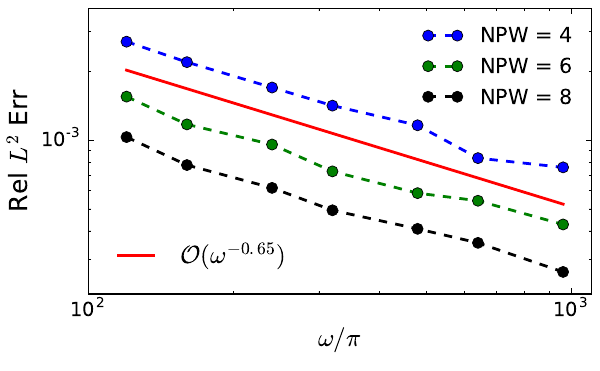

Source code (Python):
import numpy as np
import math

omega = np.array([376.991118430775,
502.654824574367,
753.982236861550,
1005.30964914873,
1507.96447372310,
2010.61929829747,
3015.92894744620])

omega = omega/np.pi

err_NPW_4 = np.array([0.00270157770281540,
0.00219734201275802,
0.00170110076048316,
0.00141722055515402,
0.00116206600585611,
0.000834283365116496,
0.000760021129535664])


err_NPW_6 = np.array([ 0.00155179897461391,
0.00117260261040538,
0.000956857981728328,
0.000729819228791556,
0.000586008771195049,
0.000542605986265505,
0.000427214395423089])


err_NPW_8 = np.array([ 0.00103175668543789,
0.000777913307163148,
0.000617847788595371,
0.000492830804433761,
0.000408654829864075,
0.000354809212835210,
0.000264580813005265])



import matplotlib.pyplot as plt

golden = 1.61803398875
width = 6
height = width/golden



fig = plt.figure(figsize=(width, height))


p1, = plt.loglog(omega[:len(err_NPW_4)], err_NPW_4, label=r'NPW = 4',
        	color='b', linewidth=2, linestyle='--', marker='o', markersize=8.0, zorder=2)

p2, = plt.loglog(omega[:len(err_NPW_6)], err_NPW_6, label=r'NPW = 6', 
			color='g', linewidth=2, linestyle= '--', marker='o', markersize=8.0, zorder=2) 

p3, = plt.loglog(omega[:len(err_NPW_8)], err_NPW_8, label=r'NPW = 8', 
			color='k', linewidth=2, linestyle= '--', marker='o', markersize=8.0, zorder=2)

p4, = plt.loglog(omega[:len(err_NPW_4)], 0.75*err_NPW_4[0]/((omega[:len(err_NPW_4)]/(omega[0]))**0.65), 
	label=r'$\mathcal{O}(\omega^{-0.65})$', color='r', linewidth=2, linestyle= 'solid', markersize=8.0, zorder=2)

# p1, = plt.loglog(omega, err_NPW_4, label=r'$\Vert u_{\mathbf{d}_{ex}} - u_{ex}\Vert_{L^2(\Omega)}$',
#            color='g', linewidth=2, linestyle='--', marker='o', markersize=8.0, zorder=2)

# p2, = plt.loglog(omega, err_NPW_6, label=r'$\mathcal{O}(\omega^{-1})$', color='r', linewidth=2, 
# linestyle= '--', markersize=8.0, zorder=2)  # linestyle= 'solid'

# plt.loglog(N_x**2, N_x**2 / 4.0e4, label=r' ', color='white', linewidth=0.0)
first_legend = plt.legend(handles=[p1, p2, p3], loc=1, ncol=1, frameon=False, fontsize=15)
ax = plt.gca().add_artist(first_legend)
plt.legend(handles=[p4], loc=3, ncol=3, frameon=False, fontsize=18)

# plt.legend(loc=0, ncol=1, frameon=False, fontsize=26)

# plt.title('Exact Ray-FEM',fontsize=20)

plt.xlabel(r'$\omega/\pi$', fontsize=18)
plt.ylabel(r'Rel $L^2$ Err', fontsize=18)

plt.gca().tick_params(labelsize=14)

plt.autoscale(True, 'both', True)
# plt.xlim(0.9*omega[0], 1.1*omega[len(err_NPW_4)-1])
plt.xlim(100, 1100)
plt.ylim(0.8*err_NPW_8[-1], 1.4*err_NPW_4[0])
plt.tight_layout(pad=0.5)

fig.savefig('ex1_NumRay_ConvRate.pdf')
plt.show()

plt.close('all')



